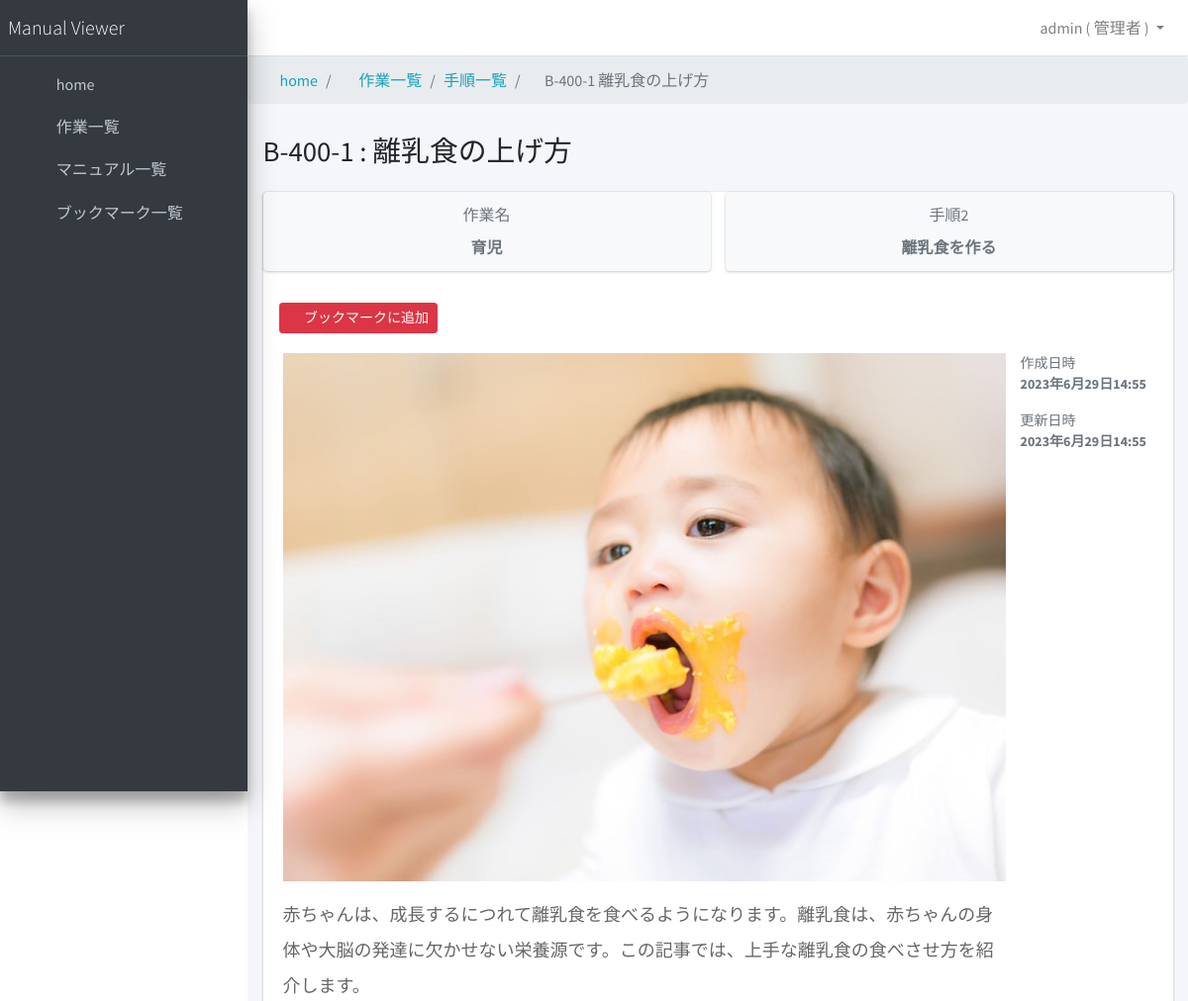
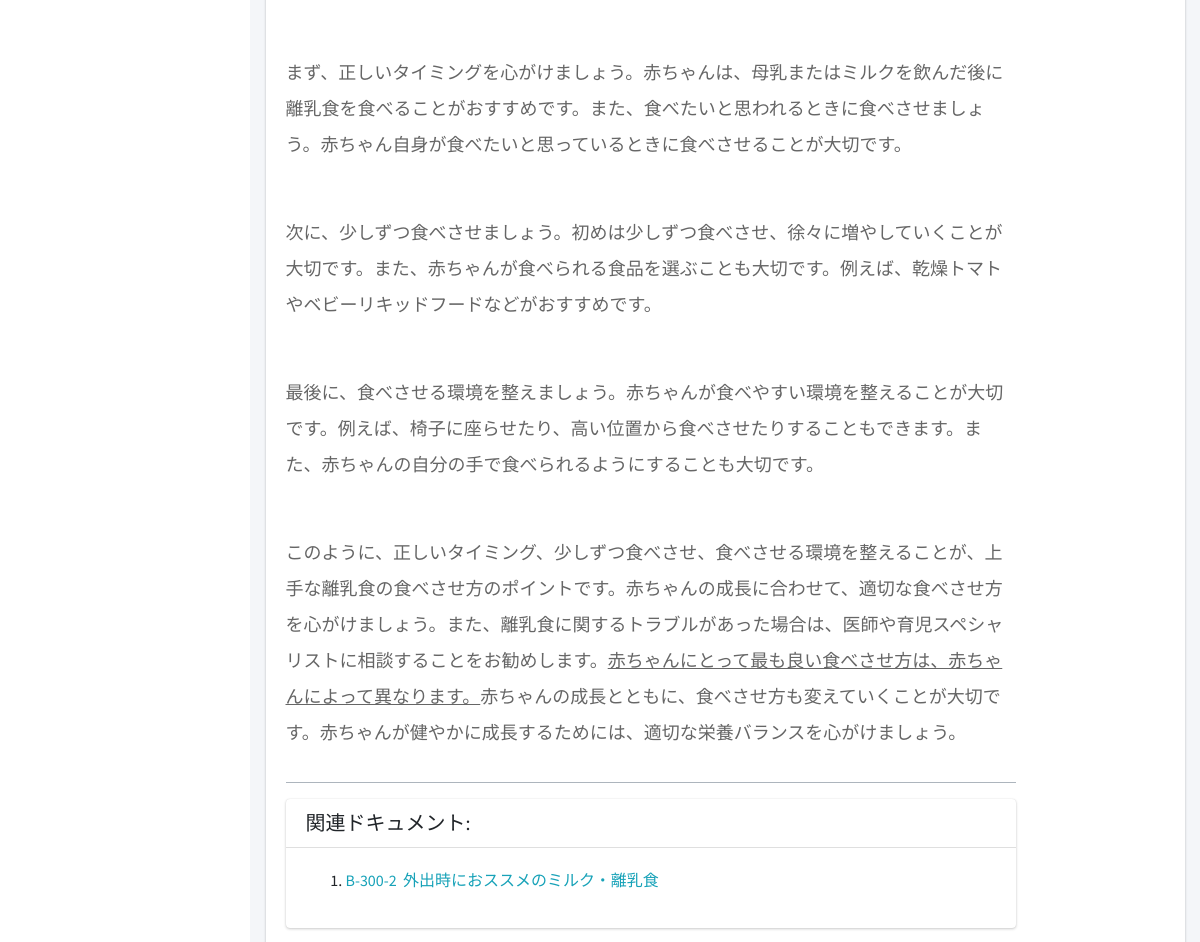
Page /manualapp/document/7/ (signed in, upper part) on the earlier database version (2 pictures, top to bottom).
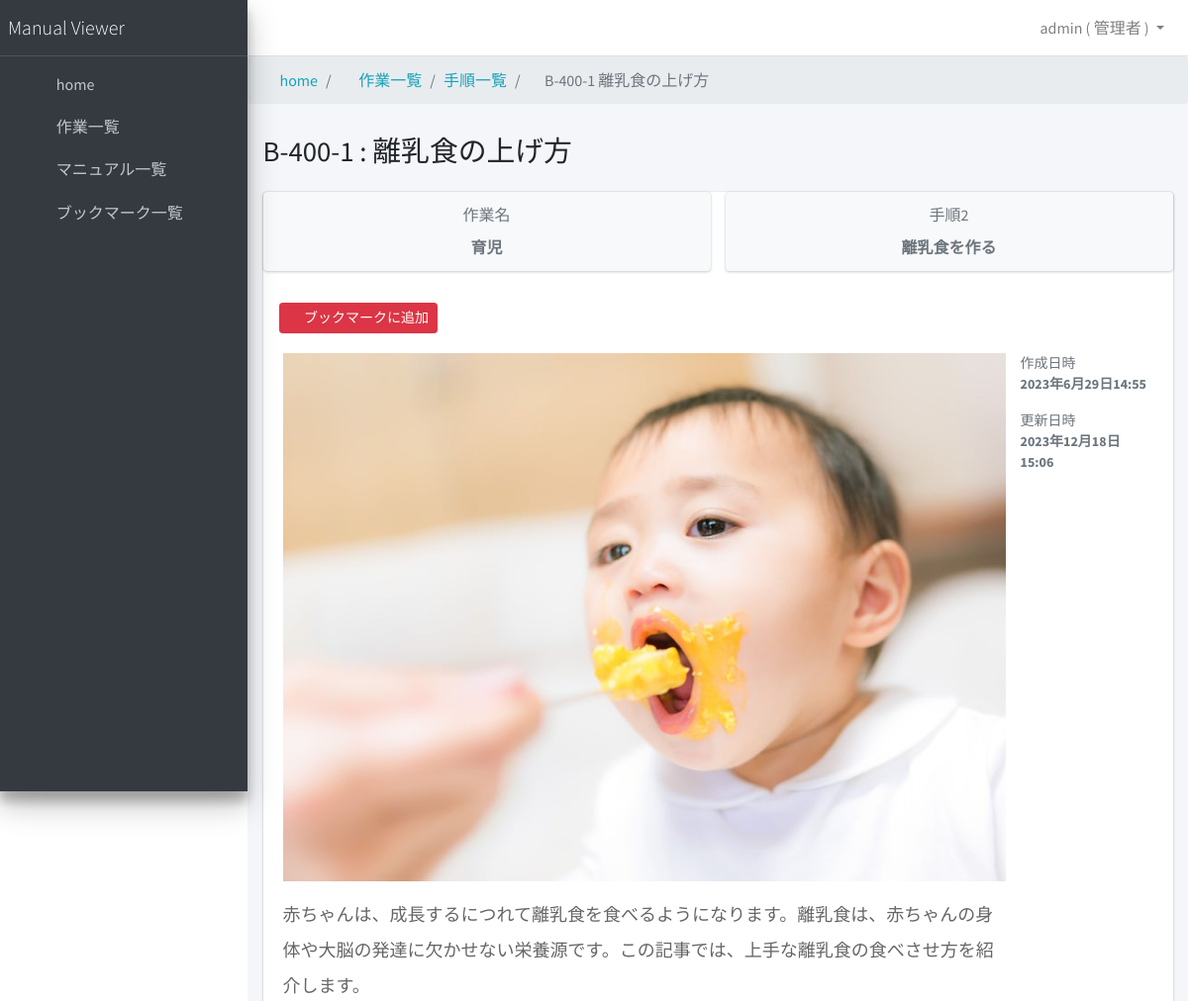
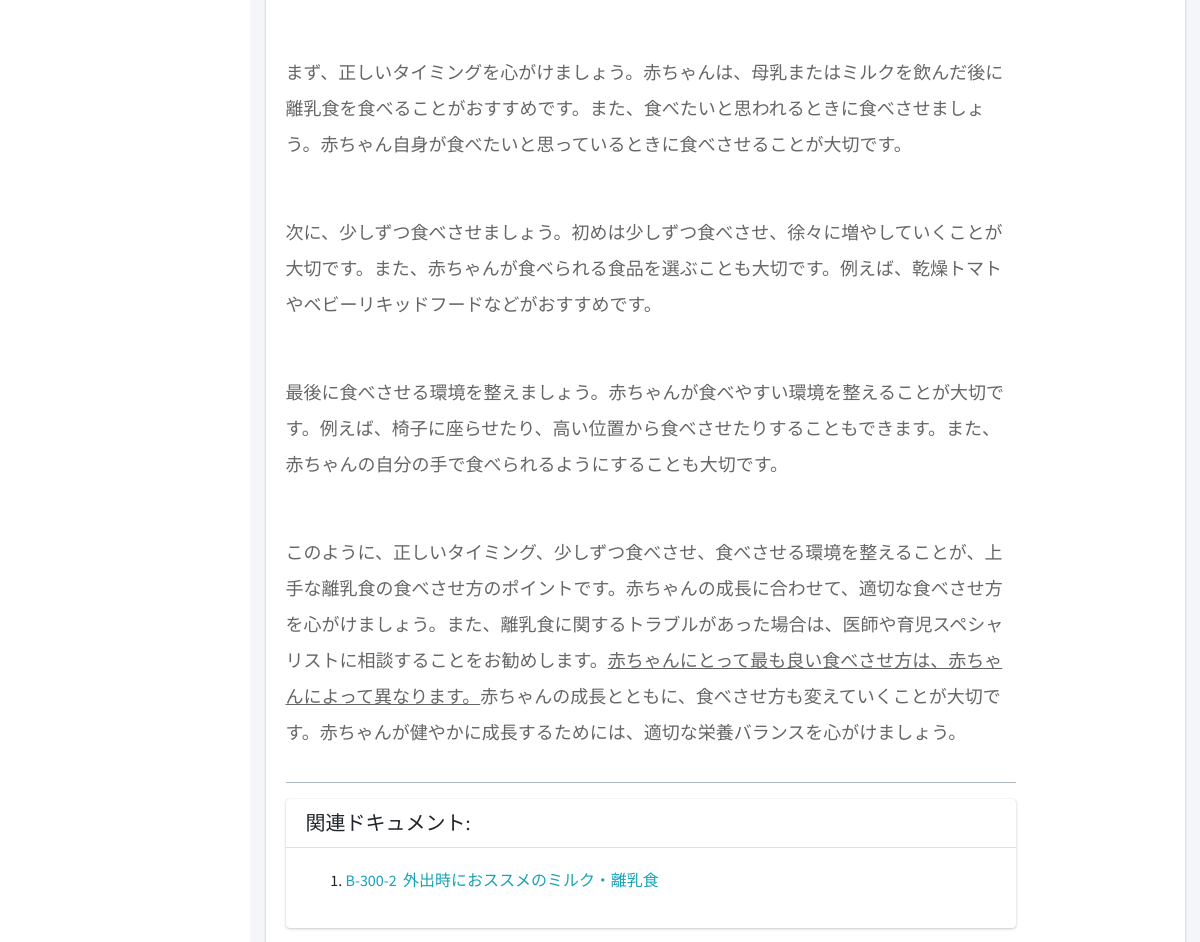
Same page on the later database version (2 pictures, top to bottom).
### manualapp/models.py (models this page shows, shortened)
class CustomUser(AbstractUser):
    username = models.CharField(max_length=150, unique=False, verbose_name="ユーザー名")
    email = models.EmailField(unique=True, verbose_name="メールアドレス")
    department = models.ForeignKey(
        Department,
        verbose_name="部署",
        on_delete=models.PROTECT,
        null=True,
        blank=True,
        help_text="管理者以外は所属している部署のマニュアルのみ参照可能です。",
    )
    is_active = models.BooleanField(
        default=True,
        verbose_name="利用中",
        help_text="退職者等、利用しないユーザーは削除せずにこのチェックを外してください。",
    )
    is_staff = models.BooleanField(
        default=False,
        verbose_name="管理者",
        help_text="チェックすると管理者サイトへのログイン、すべてのマニュアルの参照が可能になります。",
    )
    created_at = models.DateTimeField(verbose_name="作成日時", auto_now_add=True)
    updated_at = models.DateTimeField(verbose_name="更新日時", auto_now=True)
    objects = CustomUserManager()
    USERNAME_FIELD = "email"
    REQUIRED_FIELDS = ["username"]
    class Meta:
        verbose_name = "ユーザー"
        verbose_name_plural = "ユーザー"

class Document(models.Model):
    document_number = models.CharField(verbose_name="ドキュメント番号", max_length=255)
    document_title = models.CharField(verbose_name="ドキュメントタイトル", max_length=255)
    document_filename = models.CharField(
        verbose_name="ドキュメントファイル名", max_length=255, null=True, blank=True
    )
    document_content = RichTextUploadingField(verbose_name="ドキュメント内容")
    created_at = models.DateTimeField(verbose_name="作成日時", auto_now_add=True)
    updated_at = models.DateTimeField(verbose_name="更新日時", auto_now=True)
    class Meta:
        verbose_name = "マニュアル"
        verbose_name_plural = "マニュアル"
    def __str__(self):
        return self.document_number + " " + self.document_title

class Task(models.Model):
    name = models.CharField(verbose_name="作業名", max_length=255)
    category = models.ForeignKey(
        Category,
        verbose_name="カテゴリ",
        null=True,
        blank=True,
        on_delete=models.CASCADE,
        help_text="カテゴリ名、部署名で検索できます。",
    )
    created_at = models.DateTimeField(verbose_name="作成日時", auto_now_add=True)
    updated_at = models.DateTimeField(verbose_name="更新日時", auto_now=True)
    class Meta:
        verbose_name = "作業"
        verbose_name_plural = "作業"

class Step(models.Model):
    name = models.CharField(verbose_name="手順名", max_length=255)
    task = models.ForeignKey(Task, verbose_name="作業", on_delete=models.CASCADE)
    order = models.PositiveIntegerField(
        default=1,
        verbose_name="ステップ",
        help_text="手順一覧での表示順です。",
    )
    next_steps = models.ManyToManyField(
        "self",
        verbose_name="後手順",
        blank=True,
        symmetrical=False,
        related_name="previous_steps",
        help_text="手順名、作業名で検索できます。",
    )
    documents = models.ManyToManyField(
        Document,
        verbose_name="関連ドキュメント",
        blank=True,
        help_text="ドキュメント番号、ドキュメントタイトルで検索できます。",
    )
    created_at = models.DateTimeField(verbose_name="作成日時", auto_now_add=True)
    updated_at = models.DateTimeField(verbose_name="更新日時", auto_now=True)
    class Meta:
        verbose_name = "作業手順"
        verbose_name_plural = "作業手順"
        ordering = ["order"]

### manualapp/views.py (the view)
# urls.py: path("document/<int:pk>/", DocumentDetailView.as_view(), name="document_detail"),
class DocumentDetailView(LoginRequiredMixin, DetailView):
    model = Document
    template_name = "document_detail.html"
    def get_object(self, queryset=None):
        document = super().get_object(queryset)
        if self.request.user.is_staff:
            return document
        for step in document.step_set.all():
            if step.task.category.department == self.request.user.department:
                return document
        else:
            raise PermissionDenied
    def get_context_data(self, **kwargs):
        context = super().get_context_data(**kwargs)
        context["is_bookmarked"] = Bookmark.objects.filter(
            user=self.request.user, document=self.object
        ).exists()
        related_step = self.object.step_set.first()  # ここを修正
        if related_step is not None:
            context["task_id"] = related_step.task.id
            context["task_name"] = related_step.task.name
            context["step_name"] = related_step.name
            context["step_order"] = related_step.order
            context["related_documents"] = related_step.documents.exclude(
                id=self.object.id
            )
        else:
            context["task_id"] = None
            context["task_name"] = None
            context["step_name"] = None
            context["related_documents"] = Document.objects.none()
        return context

### manualapp/templates/document_detail.html (shortened to what this page needs)
{% extends 'base.html' %}
{% load static %}
{% block extra_css %}
<link rel="stylesheet" type="text/css" href="{% static 'manualapp/document_detail.css' %}" />
<link rel="stylesheet" href="{%static 'ckeditor/ckeditor/contents.css' %}">
{% endblock %}
{% block breadcrumb %}
<li class="breadcrumb-item"><a href="{% url 'task_list' %}">
		<i class="fas fa-briefcase mr-1"></i>
		作業一覧</a>
</li>
{% if task_id %}
<li class="breadcrumb-item">
	<a href="{% url 'task_step_list' task_id %}">手順一覧</a>
</li>
{% endif %}
<li class="breadcrumb-item active" aria-current="page">
	<i class="far fa-file-alt mr-1"></i>{{ object }}
</li>
{% endblock %}
{% block content_title %} {{ document.document_number }}&nbsp;:&nbsp;{{ document.document_title }}{% endblock %}
{% block content %}
<div class="card">
	<div class="row">
		<div class="col-12 col-sm-6">
			{% if task_id %}
			<a href="{% url 'task_step_list' task_id %}">
				{% endif %}
				<div class="info-box bg-light">
					<div class="info-box-content">
						<span class="info-box-text text-center text-muted">作業名</span>
						<span class="info-box-number text-center text-muted mb-0">
							{% if task_name %}
							{{ task_name }}
							{% else %}
							このドキュメントはタスクに紐づいていません
							{% endif %}
						</span>
					</div>
				</div>
				{% if task_id %}
			</a>
			{% endif %}
		</div>
		<div class="col-12 col-sm-6">
			<div class="info-box bg-light">
				<div class="info-box-content">
					<span class="info-box-text text-center text-muted">
						{% if step_name %}
						手順{{ step_order }}
						{% else %}
						手順
						{% endif %}
					</span>
					<span class="info-box-number text-center text-muted mb-0">
						{% if step_name %}
						{{ step_name }}
						{% else %}
						このドキュメントは手順に紐づいていません。
						{% endif %}
					</span>
				</div>
			</div>
		</div>
	</div>
	<div class="card-title">
		{% if user.is_authenticated %}
		{% if is_bookmarked %}
		<button type="button" id="bookmarkButton" class="btn btn-sm btn-secondary mt-3 mx-3">
			<i class="far fa-bookmark"></i>&nbsp;&nbsp;ブックマークを削除
		</button>
		{% else %}
		<button type="button" id="bookmarkButton" class="btn btn-sm btn-danger mt-3 mx-3">
			<i class="fas fa-bookmark"></i>&nbsp;&nbsp;ブックマークに追加
		</button>
		{% endif %}
		{% endif %}
	</div>
	<div class="card-body">
		<div class="row">
			<div class="col-12 col-md-12 col-lg-10 order-1 order-md-1">
				<div class="row">
					<div class="col-12">
						<div class="post document-content">
							{{ document.document_content|safe }}
						</div>
						{% if related_documents %}
						<div class="card">
							<div class="card-header h5">関連ドキュメント:</div>
							<div class="card-body">
								<ol>
									{% for related_document in related_documents %}
									<li>
										<a href="{% url 'document_detail' related_document.pk %}">
											{{ related_document.document_number}}&nbsp;&nbsp;{{ related_document.document_title }}
										</a>
									</li>
									{% endfor %}
								</ol>
							</div>
						</div>
						{% endif %}
					</div>
				</div>
			</div>
			<div class="col-12 col-md-12 col-lg-2 order-2 order-md-2">
				<div class="text-muted">
					<p class="text-sm">作成日時
						<b class="d-block">{{ document.created_at }}</b>
					</p>
					<p class="text-sm">更新日時
						<b class="d-block">{{ document.updated_at }}</b>
					</p>
				</div>
			</div>
		</div>
	</div>
</div>
{% endblock %}

### manualapp/templates/base.html (shortened to what this page needs)
{% load static %}
<!DOCTYPE html>
<html lang="ja">
<head>
  <link rel="stylesheet" href="{%static 'AdminLTE-3.2.0/plugins/fontawesome-free/css/all.min.css' %}">
  <link rel="stylesheet" href="https://code.ionicframework.com/ionicons/2.0.1/css/ionicons.min.css">
  <link rel="stylesheet" href="{%static 'AdminLTE-3.2.0/plugins/icheck-bootstrap/icheck-bootstrap.min.css' %}">
  {% block extra_css %}{% endblock %}
  <link rel="stylesheet" href="{%static 'AdminLTE-3.2.0/dist/css/adminlte.min.css' %}">
  <link rel="stylesheet" href="{%static 'AdminLTE-3.2.0/plugins/overlayScrollbars/css/OverlayScrollbars.min.css' %}">
  <link rel="stylesheet" href="{%static 'AdminLTE-3.2.0/plugins/datatables-bs4/css/dataTables.bootstrap4.min.css' %}">
</head>
<body class="hold-transition sidebar-mini layout-fixed accent-info">
  <div class="wrapper">
    <nav class="main-header navbar navbar-expand navbar-white navbar-light">
      <ul class="navbar-nav">
        <li class="nav-item">
          <a class="nav-link" data-widget="pushmenu" href="#" role="button"><i class="fas fa-bars"></i></a>
        </li>
      </ul>
      <ul class="navbar-nav ml-auto">
        {% if user.is_authenticated %}
        <li class="nav-item dropdown">
          <a class="nav-link dropdown-toggle" href="#" id="navbarDropdownMenuLink" role="button" data-toggle="dropdown" aria-haspopup="true" aria-expanded="false">
            {% if user.is_staff %}
            {{ user.username }}&nbsp;(&nbsp;管理者&nbsp;)
            {% else %}
            {{ user.username }} ( {{ user.department|default_if_none:'部署未登録' }} )
            {% endif %}
          </a>
        </li>
        {% endif %}
      </ul>
    </nav>
    <aside class="main-sidebar sidebar-dark-lightblue elevation-4">
      <a href="{% url 'home' %}" class="brand-link">
        <span class="brand-text font-weight-light">Manual Viewer</span>
      </a>
      <div class="sidebar">
        <nav class="mt-2">
          <ul class="nav nav-pills nav-sidebar flex-column" data-widget="treeview" role="menu" data-accordion="false">
            <li class="nav-item">
              <a href="{% url 'home' %}" class="nav-link {% if request.resolver_match.url_name == 'home' %}active{% endif %}">
                <i class="nav-icon fas fa-home"></i>
                <p>
                  home
                </p>
              </a>
            <li class="nav-item">
              <a href="{% url 'task_list' %}" class="nav-link {% if request.resolver_match.url_name == 'task_list' %}active{% endif %}">
                <i class="fas fa-briefcase nav-icon"></i>
                <p>作業一覧</p>
              </a>
            </li>
            <li class="nav-item">
              <a href="{% url 'document_list' %}" class="nav-link {% if request.resolver_match.url_name == 'document_list' %}active{% endif %}">
                <i class="far fa-file-alt nav-icon"></i>
                <p>マニュアル一覧</p>
              </a>
            </li>
            <li class="nav-item">
              <a href="{% url 'bookmark_list' %}" class="nav-link {% if request.resolver_match.url_name == 'bookmark_list' %}active{% endif %}">
                <i class="far fa-bookmark nav-icon"></i>
                <p>ブックマーク一覧</p>
              </a>
            </li>
            </li>
          </ul>
        </nav>
      </div>
    </aside>
    <div class="content-wrapper">
      <nav aria-label="breadcrumb">
        <ol class="breadcrumb">
          <li class="breadcrumb-item"><a href="{% url 'home' %}"><i class="fas fa-home mr-1"></i>home</a></li>
          {% block breadcrumb %}
          {% endblock %}
        </ol>
      </nav>
      <div class="content-header">
        <div class="container-fluid">
          <div class="row mb-2">
            <div class="col-12">
              <h1 class="m-0">{% block content_title %}{% endblock %}</h1>
            </div>
          </div>
        </div>
      </div>
      <section class="content">
        <div class="container-fluid">
          {% block content %}{% endblock %}
        </div>
      </section>
    </div>
  </div>
</body>
</html>

### static/manualapp/document_detail.css (style rules this page uses)
.card { max-width: 980px !important; }
div.document-content { font-size: 18px; line-height: 2; margin: 0 0 16px; font-family: "メイリオ",Meiryo,sans-serif; }
img { width: 100% !important; height: auto !important; }

Differences in the rows shown:
changed Document "離乳食の上げ方": document_content "赤ちゃんは、成長するにつれて離乳食を食べるようになります。離乳食は、赤ちゃんの身体や大脳の発達に欠かせない栄養源です。この記事では、上手な離乳食の食べさせ方を紹介します。 まず、正しいタイミングを心がけましょう。赤ちゃんは、母乳またはミルクを飲んだ後に離乳食を食べることがおすすめです。また、食べたいと思われるときに食べさせましょう。赤ちゃん自身が食べたいと思っているときに食べさせることが大切です。 次に、少しずつ食べさせましょう。初めは少しずつ食べさせ、徐々に増やしていくことが大切です。また、赤ちゃんが食べられる食品を選ぶことも大切です。例えば、乾燥トマトやベビーリキッドフードなどがおすすめです。 最後に、食べさせる環境を整えましょう。赤ちゃんが食べやすい環境を整えることが大切です。例えば、椅子に座らせたり、高い位置から食べさせたりすることもできます。また、赤ちゃんの自分の手で食べられるようにすることも大切です。 このように、 正しいタイミング、少しずつ食べさせ、食べさせる環境を整えることが、上手な離乳食の食べさせ方のポイントです 。赤ちゃんの成長に合わせて、適切な食べさせ方を心がけましょう。また、離乳食に関するトラブルがあった場合は、医師や育児スペシャリストに相談することをお勧めします。 赤ちゃんにとって最も良い食べさせ方は、赤ちゃんによって異なります。…" → "赤ちゃんは、成長するにつれて離乳食を食べるようになります。離乳食は、赤ちゃんの身体や大脳の発達に欠かせない栄養源です。この記事では、上手な離乳食の食べさせ方を紹介します。 まず、正しいタイミングを心がけましょう。赤ちゃんは、母乳またはミルクを飲んだ後に離乳食を食べることがおすすめです。また、食べたいと思われるときに食べさせましょう。赤ちゃん自身が食べたいと思っているときに食べさせることが大切です。 次に、少しずつ食べさせましょう。初めは少しずつ食べさせ、徐々に増やしていくことが大切です。また、赤ちゃんが食べられる食品を選ぶことも大切です。例えば、乾燥トマトやベビーリキッドフードなどがおすすめです。 最後に食べさせる環境を整えましょう。赤ちゃんが食べやすい環境を整えることが大切です。例えば、椅子に座らせたり、高い位置から食べさせたりすることもできます。また、赤ちゃんの自分の手で食べられるようにすることも大切です。 このように、 正しいタイミング、少しずつ食べさせ、食べさせる環境を整えることが、上手な離乳食の食べさせ方のポイントです 。赤ちゃんの成長に合わせて、適切な食べさせ方を心がけましょう。また、離乳食に関するトラブルがあった場合は、医師や育児スペシャリストに相談することをお勧めします。 赤ちゃんにとって最も良い食べさせ方は、赤ちゃんによって異なります。…"; updated_at "2023年6月29日14:55" → "2023年12月18日15:06"
